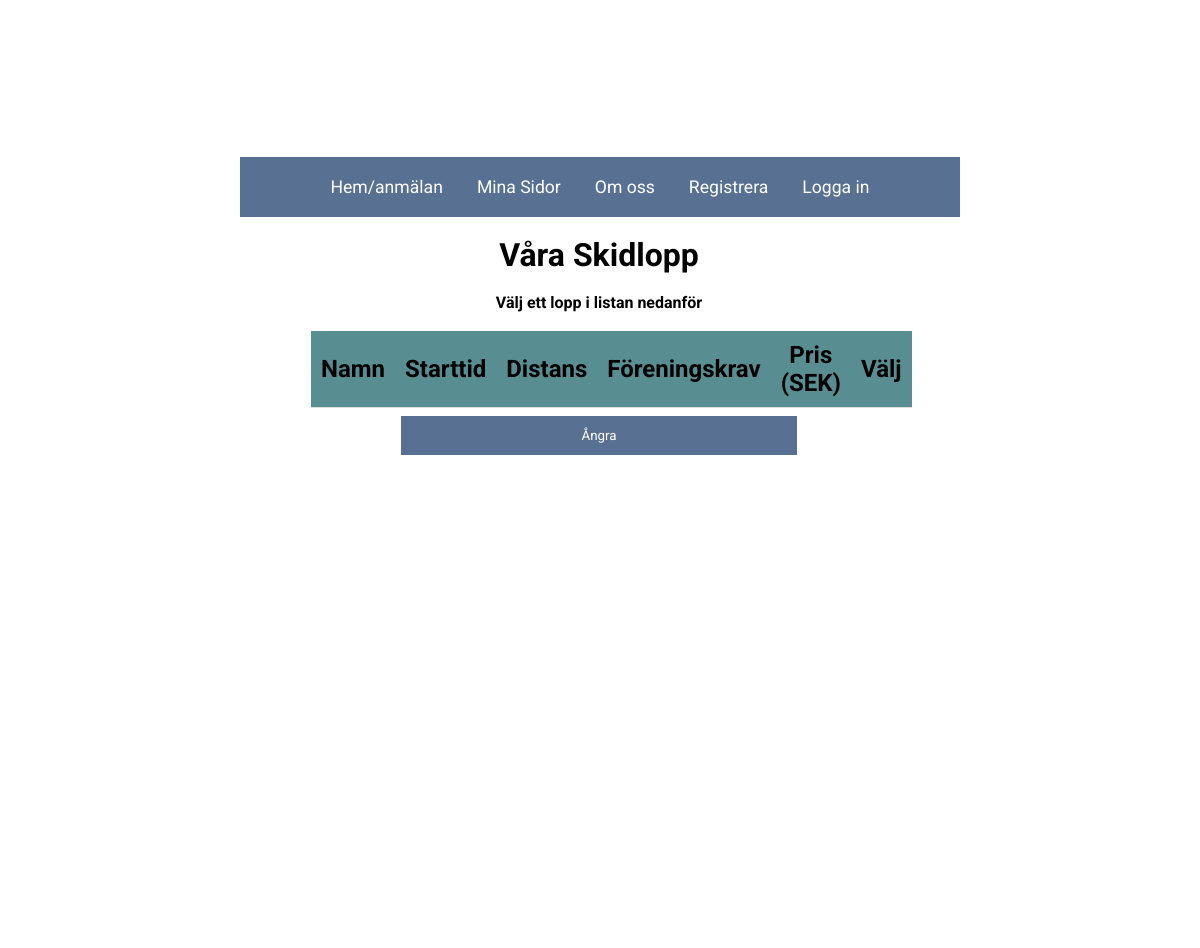
Before: /booking_skidor.php (upper part) with the older database file.
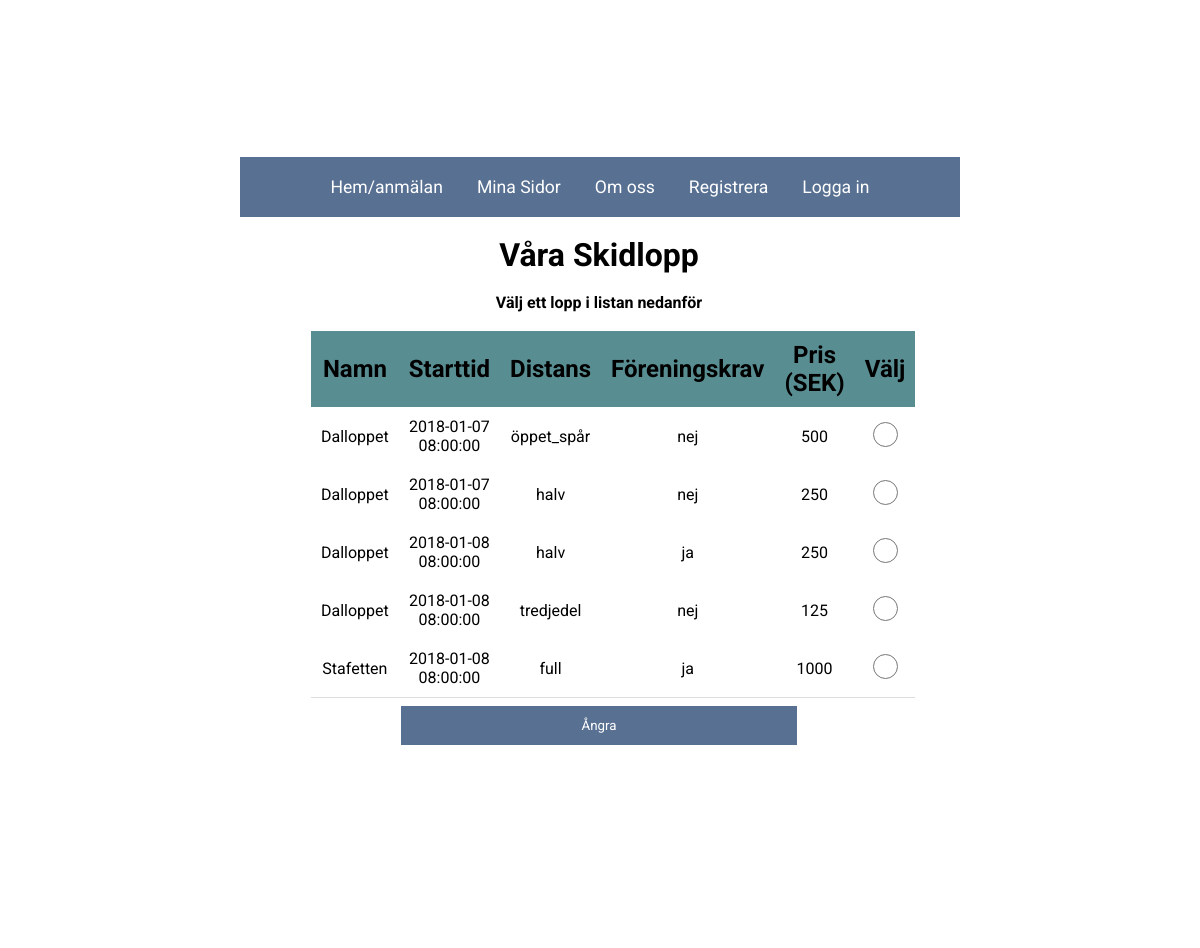
After: the same page with the newer database file.
### tables this page shows
create table skidlopp(
	ordningsnr		varchar(255),
    namn			varchar(255),
    starttid		datetime,
	typ				varchar(255),
    klubbkrav	 	varchar(255),
    distans			varchar(255),
    pris			varchar(255),
    grans1			int,  
    grans2			int,  
    primary key (ordningsnr)
    
);

### booking_skidor.php (the view, shortened to what this page needs)
<!DOCTYPE HTML>
<html>
<head>
<link rel="stylesheet" type="text/css" href="style.css">
</head>
<body>
<h1 id="titel">Skidlopp</h1>
<header>
<ul id="nav">
	<li class="navli"><a class="navcontent" href="index.php">Hem/anmälan</a></li>
	<li class="navli"><a class="navcontent" href="my_page.php">Mina Sidor</a></li>
	<li class="navli"><a class="navcontent" href="about_us.php">Om oss</a></li>
	<li class="navli"><a class="navcontent" href="sign_up.php">Registrera</a></li>
	<li class="navli"><a class="navcontent" href="login.php">Logga in</a></li>
</ul>
</header>
<?php
include("connection.php");
	echo "<div id='wrapper'>";
		echo "<div id='tillval'>";
			echo "<div id='column'>";
			echo "<br><h1 id='våraLopp'>Våra Skidlopp</h1><br>";
			echo "<p><b>Välj ett lopp i listan nedanför</b></p>";
			echo "<center><form method='POST' id='bookingForm'>";
				echo "<table id='loppform'>";
					echo "<tr>";
						echo "<th class='tabellrad1'>Namn</th>";
						echo "<th class='tabellrad1'>Starttid</th>";
						echo "<th class='tabellrad1'>Distans</th>";
						echo "<th class='tabellrad1'>Föreningskrav</th>";
						echo "<th class='tabellrad1'>Pris (SEK)</th>";
						echo "<th>Välj</th><br>";
							foreach($dbc->query("SELECT * FROM skidlopp") as $row){
								echo "<tr>";
									echo "<td class='tabellinfo1'>".$row['namn']."</td>";
									echo "<td class='tabellinfo1'>".$row['starttid']."</td>";
									echo "<td class='tabellinfo1'>".$row['distans']."</td>";
									echo "<td class='tabellinfo1'>".$row['klubbkrav']."</td>";
									echo "<td class='tabellinfo1'>".$row['pris']."</td>";
									echo "<td><input class='knapp1' name='ordnr' value='".$row['ordningsnr']."' type='radio'></td>";
								echo "</tr>";
							}
					echo "</tr>";
				echo "</table>";
		echo "</div>";
		echo "<form method='post'>";
			echo "<form method=post>";
					echo "<center><button class='input' input type='submit'>Ångra</button>";
				echo "</form>";
	echo "</div>";
?>
</div>
</body>
</html>el: 0500 - 666 66
</html>

Changed rows visible on the page:
added skidlopp: namn "Dalloppet", starttid "2018-01-07 08:00:00", distans "öppet_spår", klubbkrav "nej", pris "500"
added skidlopp: namn "Dalloppet", starttid "2018-01-07 08:00:00", distans "halv", klubbkrav "nej", pris "250"
added skidlopp: namn "Dalloppet", starttid "2018-01-08 08:00:00", distans "halv", klubbkrav "ja", pris "250"
added skidlopp: namn "Dalloppet", starttid "2018-01-08 08:00:00", distans "tredjedel", klubbkrav "nej", pris "125"
added skidlopp: namn "Stafetten", starttid "2018-01-08 08:00:00", distans "full", klubbkrav "ja", pris "1000"
